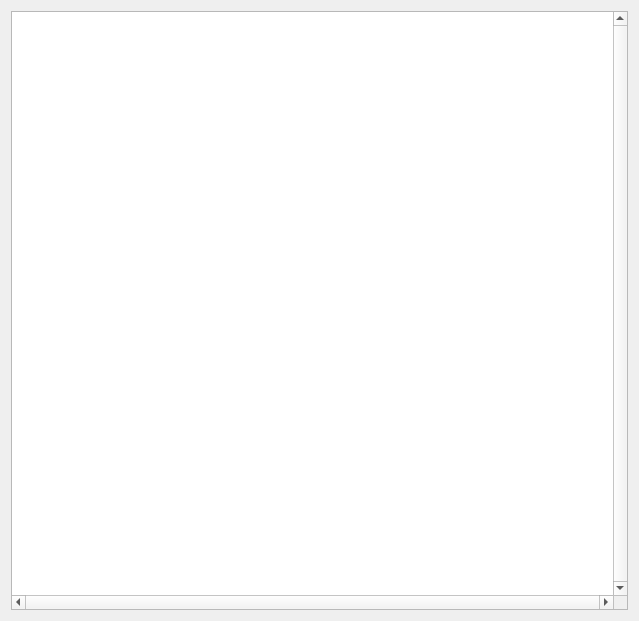
<?xml version="1.0" encoding="UTF-8"?>
<ui version="4.0">
 <class>TerminalDlg</class>
 <widget class="QDialog" name="TerminalDlg">
  <property name="geometry">
   <rect>
    <x>0</x>
    <y>0</y>
    <width>639</width>
    <height>621</height>
   </rect>
  </property>
  <property name="sizePolicy">
   <sizepolicy hsizetype="Expanding" vsizetype="Expanding">
    <horstretch>0</horstretch>
    <verstretch>0</verstretch>
   </sizepolicy>
  </property>
  <property name="windowTitle">
   <string>UltraGrid output</string>
  </property>
  <layout class="QHBoxLayout" name="horizontalLayout">
   <item>
    <layout class="QVBoxLayout" name="verticalLayout">
     <property name="spacing">
      <number>0</number>
     </property>
     <property name="sizeConstraint">
      <enum>QLayout::SetMaximumSize</enum>
     </property>
     <item>
      <widget class="QTextBrowser" name="textBrowser">
       <property name="sizePolicy">
        <sizepolicy hsizetype="Expanding" vsizetype="Expanding">
         <horstretch>0</horstretch>
         <verstretch>0</verstretch>
        </sizepolicy>
       </property>
       <property name="font">
        <font>
         <family>Monospace</family>
        </font>
       </property>
       <property name="verticalScrollBarPolicy">
        <enum>Qt::ScrollBarAlwaysOn</enum>
       </property>
       <property name="horizontalScrollBarPolicy">
        <enum>Qt::ScrollBarAlwaysOn</enum>
       </property>
      </widget>
     </item>
    </layout>
   </item>
  </layout>
 </widget>
 <resources/>
 <connections/>
</ui>
